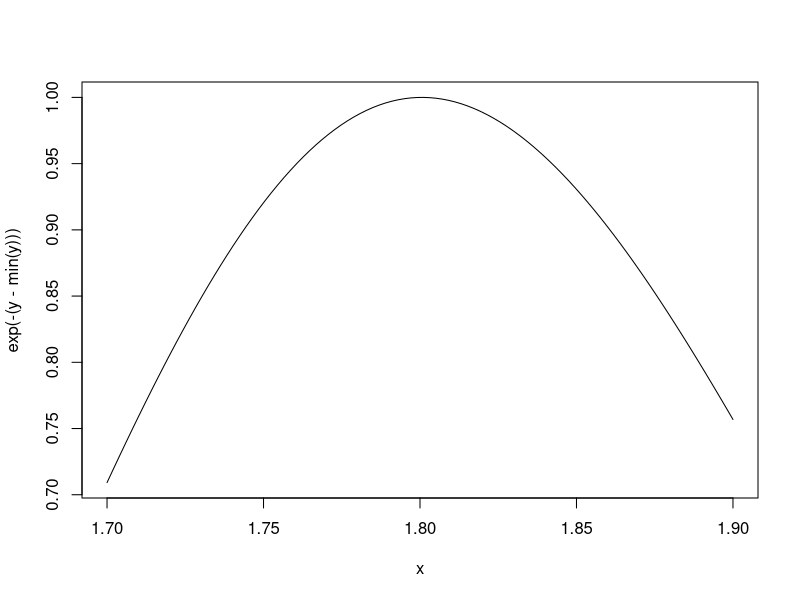
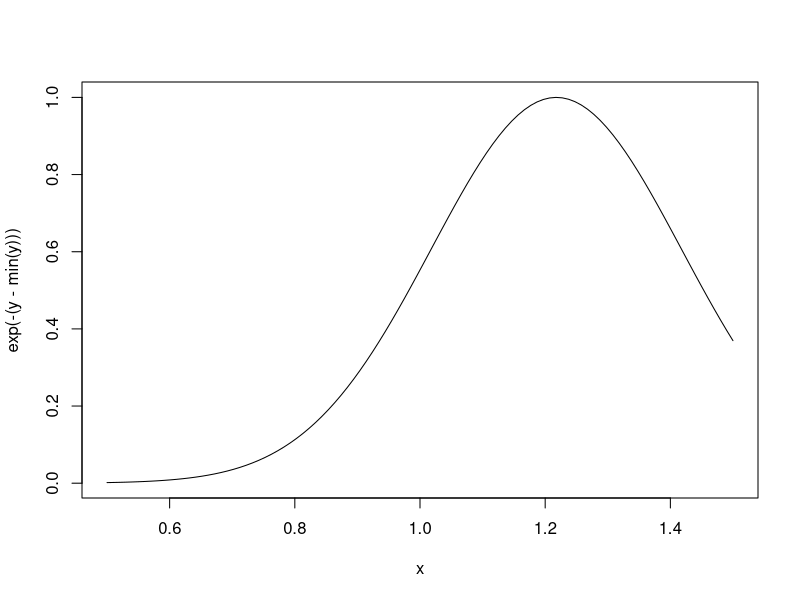

Recreate these plots in R, in order.
## SCOPING RULES ##

lm <- function(x){
        x * x
}

search() ## .GlobalEnv is always first; package:base is always last

f <- function(x, y){
        x^2 + y / z 
        ## z is a "free variable", i.e. value for z will be searched for in the 
        ## environment in which the function was defined
        ## TL;DR "GLOBAL" variable keyword in C++ / Java
}

## R allows for defining functions within functions
make.power <- function(n){
        pow <- function(x){
                x^n
        }
        
        pow
}

cube <- make.power(3)
square <- make.power(2)

cube(3)
square(2)

ls(environment(cube))
get('n', environment(cube))

ls(environment(square))
get('n', environment(square))

## returns 34
y <- 10
f <- function(x){
        y <- 2
        y^2 + g(x)
}

g <- function(x){
        x * y
}

## optimization (optim, nlm, optimize)
## constructor function
make.negLogLik <- function(data, fixed = c(FALSE, FALSE)){
        params <- fixed
        function(p){
                params[!fixed] <- p
                mu <- params[1]
                sigma <- params[2]
                a <- -0.5 * length(data) * log(2 * pi * sigma^2)
                b <- -0.5 * sum((data - mu)^2) / (sigma^2)
                -(a + b)
        }
}

## estimating params
set.seed(1); normals <- rnorm(100, 1, 2)
nLL <- make.negLogLik(normals)
nLL
ls(environment(nLL))

optim(c(mu = 0, sigma = 1), nLL)$par

nLL <- make.negLogLik(normals, c(FALSE, 2)) ## fix sigma = 2
optimize(nLL, c(-1, 3))$minimum

nLL <- make.negLogLik(normals, c(1, FALSE)) ## fix mu = 1
optimize(nLL, c(1e-6, 10))$minimum

nLL <- make.negLogLik(normals, c(1, FALSE))
x <- seq(1.7, 1.9, len = 100)
y <- sapply(x, nLL)
plot(x, exp(-(y - min(y))), type = 'l')

nLL <- make.negLogLik(normals, c(FALSE, 2))
x <- seq(0.5, 1.5, len = 100)
y <- sapply(x, nLL)
plot(x, exp(-(y - min(y))), type = 'l')
